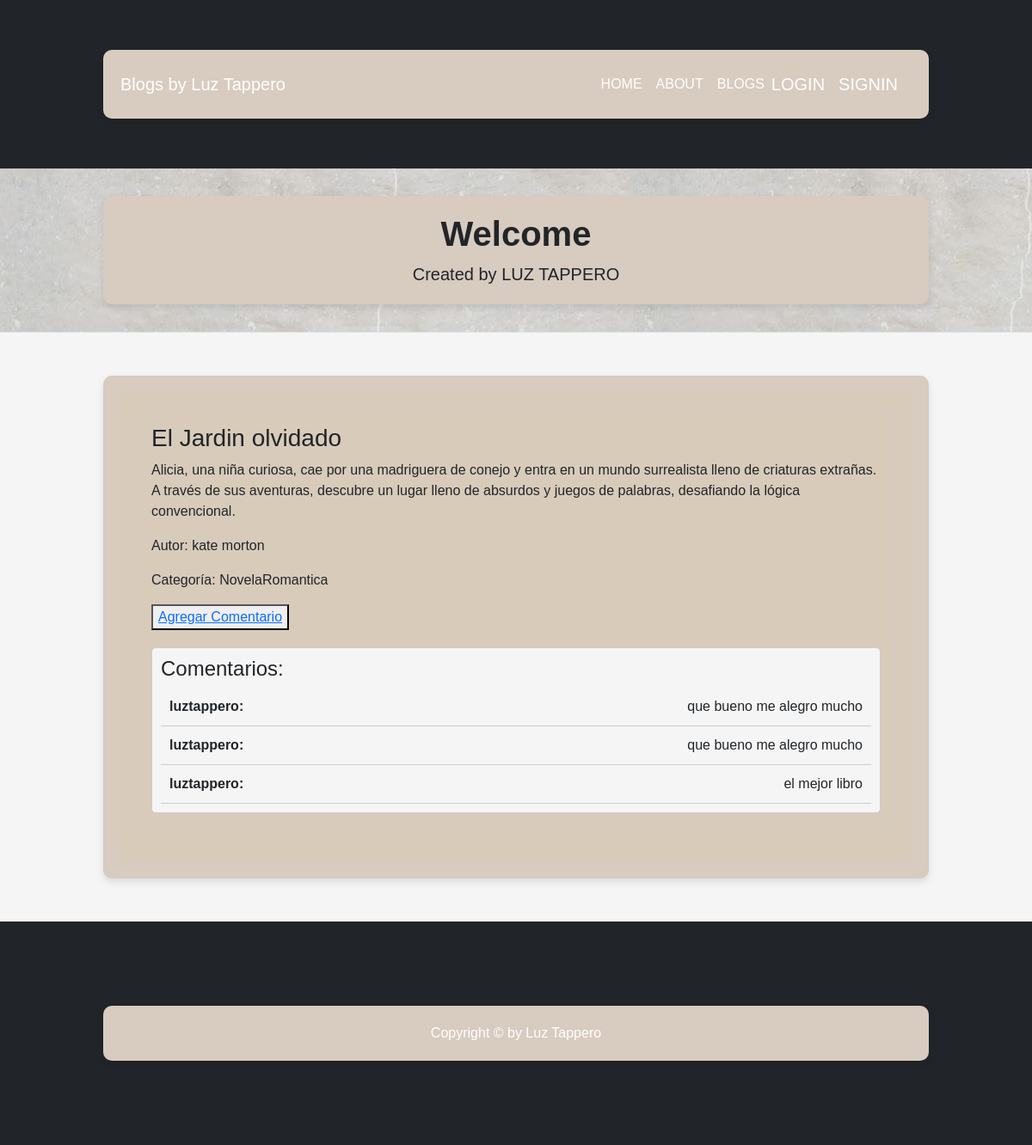
Page /blog_list/ on the committed database.
### Blog/models.py (models this page shows, shortened)
class Blog(models.Model):
    titulo= models.CharField(max_length=255)
    descripcion= models.CharField(max_length=5000)
    autor=models.CharField(max_length=255)
    categoria= models.CharField(max_length=255)
    usuario= models.ForeignKey(User, on_delete= models.CASCADE)

class Comentario(models.Model):
    usuario= models.ForeignKey(User, on_delete=models.CASCADE)
    texto= models.CharField(max_length=2500)
    blog= models.ForeignKey(Blog, on_delete=models.CASCADE)

### Blog/views.py (the view)
class BlogList(ListView):
    model= Blog
    template_name= 'Blog/blog_list.html'
    context_object_name='blogs'

### Blog/templates/Blog/blog_list.html (shortened to what this page needs)
{% extends 'Blog/blog.html' %}
{% block contenidoQueCambia %}
    <div class="blog-container">
        {% if blogs %}
            <ul class="blog-list">
                {% for blog in blogs %}
                    <li class="blog-item">
                        <div>
                            <h3>{{ blog.titulo }}</h3>
                            <p>{{ blog.descripcion }}</p>
                            <p>Autor: {{ blog.autor }}</p>
                            <p>Categoría: {{ blog.categoria }}</p>
                            <div class="buttons-container">
                                <button class="Agregar Comentario a este Blog-button">
                                    <a href="{% url 'comentario_create' blog.pk %}">Agregar Comentario</a>
                                </button>
                            </div>
                            {% if blog.comentario_set.all %}
                                <div class="comentarios-section">
                                    <h4>Comentarios:</h4>
                                    <ul class="comentarios-list">
                                        {% for comentario in blog.comentario_set.all %}
                                            <li class="comentario-item">
                                                <span class="comentario-usuario">{{ comentario.usuario.username }}:</span>
                                                <span class="comentario-texto">{{ comentario.texto }}</span>
                                            </li>
                                        {% endfor %}
                                    </ul>
                                </div>
                            {% else %}
                                <p class="no-comentarios">No hay comentarios.</p>
                            {% endif %}
                        </div>
                    </li>
                {% endfor %}
            </ul>
        {% else %}
            <h1>No existen blogs en la BBDD</h1>
        {% endif %}
    </div>
{% endblock %}

### Blog/templates/Blog/blog.html (style rules this page uses)
body { font-family: 'Arial', sans-serif; background-color: #f5f5f5; margin: 0; padding: 0; }

### Blog/templates/Blog/blog_list.html (style rules this page uses)
.blog-container { background-color: rgba(216, 203, 186, 0.774); padding: 20px; }
.blog-list { list-style: none; padding: 0; }
.blog-item { margin-bottom: 20px; border: 1px solid #ccc; padding: 15px; border-radius: 5px; text-align: left; }
.buttons-container { margin-top: 10px; }
.comentarios-section { margin-top: 20px; padding: 10px; border: 1px solid #ccc; border-radius: 5px; background-color: #f5f5f5; }
.comentarios-list { list-style: none; padding: 0; }
.comentario-item { border-bottom: 1px solid #ccc; padding: 10px; display: flex; justify-content: space-between; align-items: center; }
.comentario-usuario { font-weight: bold; margin-right: 10px; }

### rows in the picture
Blog: titulo "El Jardin olvidado", descripcion "Alicia, una niña curiosa, cae por una madriguera de conejo y entra en un mundo surrealista lleno de criaturas extrañas. A través de sus aventuras, descubre un lugar lleno de absurdos y juegos de palabras, desafiando la lógica convencional.", autor "kate morton", categoria "NovelaRomantica"
Comentario: usuario.username "luztappero", texto "que bueno me alegro mucho"
Comentario: usuario.username "luztappero", texto "que bueno me alegro mucho"
Comentario: usuario.username "luztappero", texto "el mejor libro"
